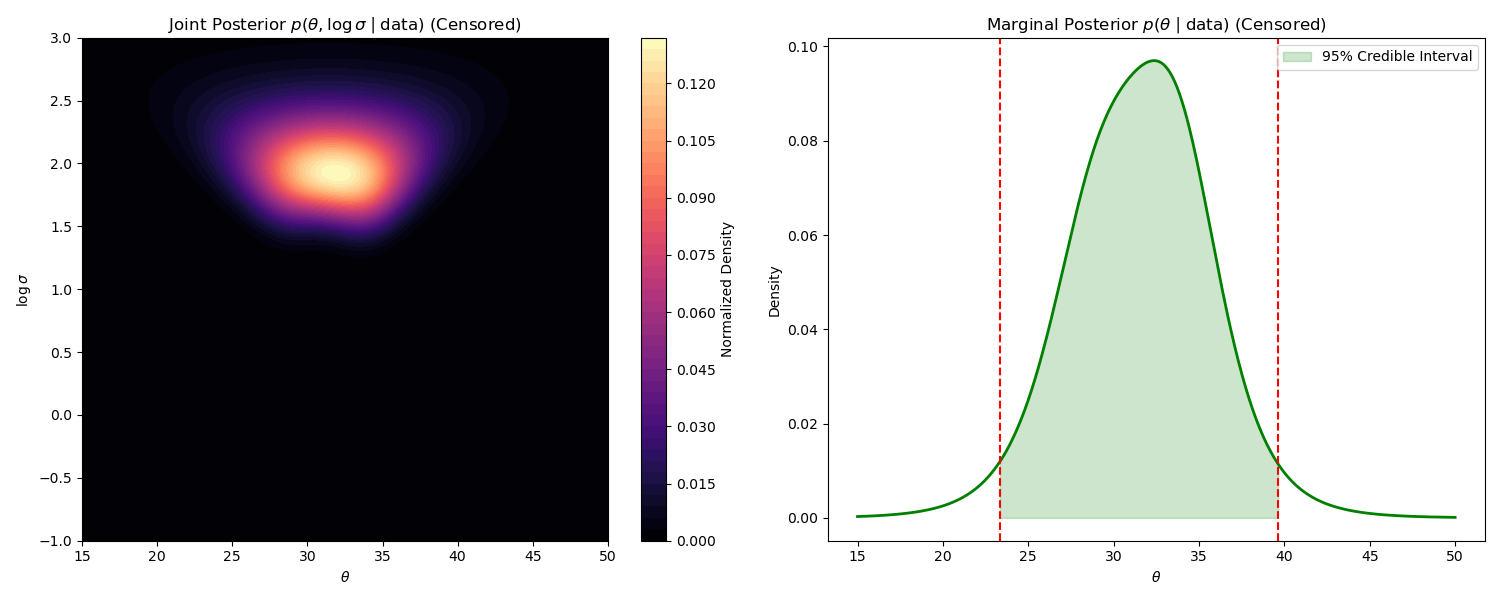

Generate this figure with Python:
import numpy as np
import matplotlib.pyplot as plt
from scipy.stats import norm

# reproducibility
np.random.seed(238238)

# Compatibility wrapper for numpy versions
integrate = getattr(np, 'trapezoid', getattr(np, 'trapz', None))

# 1. Data and Constants
x_obs = np.array([26.6, 38.5, 34.4, 34, 31, 23.6])
n_obs = len(x_obs)
n_fail = 2

theta_min, theta_max = 15, 50
ls_min, ls_max = -1, 3
grid_size = 500

# 2. Construct Grid
theta_vals = np.linspace(theta_min, theta_max, grid_size)
log_sigma_vals = np.linspace(ls_min, ls_max, grid_size)
T, LS = np.meshgrid(theta_vals, log_sigma_vals)
S = np.exp(LS)

# 3. Compute Unnormalized Posterior (Censored Likelihood)
rss = np.sum([(xi - T)**2 for xi in x_obs], axis=0)
# Probability of Falling in Range [23, 39]
p_in_range = norm.cdf((39 - T) / S) - norm.cdf((23 - T) / S)
# Probability of Failure (falling outside)
p_fail = 1.0 - p_in_range
p_fail = np.clip(p_fail, 1e-15, 1.0) # Numerical stability

# Log-posterior calculation
# log(sigma^-7) + log(exp(-rss/2s^2)) + 2*log(p_fail)
log_post = -7 * LS - rss / (2 * S**2) + n_fail * np.log(p_fail)

# Stabilize and exponentiate
post_unnorm = np.exp(log_post - np.max(log_post))

# 4. Normalize Numerically
integral_ls = integrate(post_unnorm, log_sigma_vals, axis=0)
total_volume = integrate(integral_ls, theta_vals)
post_norm = post_unnorm / total_volume

# 5. Marginalize for theta
marginal_theta = integrate(post_norm, log_sigma_vals, axis=0)

# Compute 95% Credible Interval
cdf_theta = np.array([integrate(marginal_theta[:i], theta_vals[:i]) 
                     for i in range(1, len(theta_vals) + 1)])
cdf_theta /= cdf_theta[-1]

ci_low = theta_vals[np.searchsorted(cdf_theta, 0.025)]
ci_high = theta_vals[np.searchsorted(cdf_theta, 0.975)]

# 6. Plotting
fig, (ax1, ax2) = plt.subplots(1, 2, figsize=(15, 6))

# Plot A: Joint Posterior
cp = ax1.contourf(T, LS, post_norm, levels=50, cmap='magma')
fig.colorbar(cp, ax=ax1, label='Normalized Density')
ax1.set_title(r'Joint Posterior $p(\theta, \log \sigma \mid \text{data})$ (Censored)')
ax1.set_xlabel(r'$\theta$')
ax1.set_ylabel(r'$\log \sigma$')

# Plot B: Marginal Posterior
ax2.plot(theta_vals, marginal_theta, color='green', lw=2)
ax2.fill_between(theta_vals, 0, marginal_theta, 
                 where=(theta_vals >= ci_low) & (theta_vals <= ci_high), 
                 color='green', alpha=0.2, label='95% Credible Interval')
ax2.axvline(ci_low, color='red', linestyle='--')
ax2.axvline(ci_high, color='red', linestyle='--')
ax2.set_title(r'Marginal Posterior $p(\theta \mid \text{data})$ (Censored)')
ax2.set_xlabel(r'$\theta$')
ax2.set_ylabel('Density')
ax2.legend()

plt.tight_layout()
plt.savefig('q6.png')
plt.show()

print(f"Censored 95% Credible Interval: [{ci_low:.2f}, {ci_high:.2f}]") # [23.35, 39.62]
